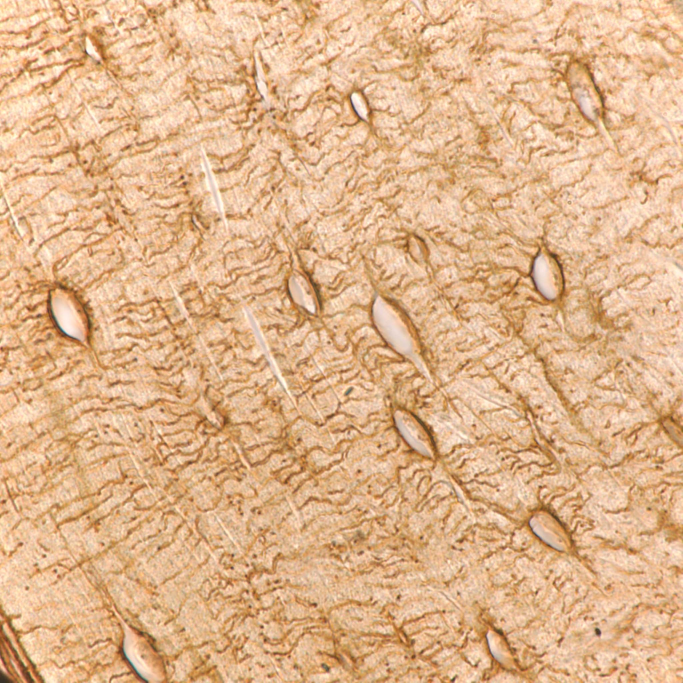
#> input picture final project/Silver Nitrate/JPEGs/MY9_silvernitrate_100x_1.jpg, 2048 x 2048 px, found by its file name (shown at 1/3 size)
$ jupyter execute Immunohisto.ipynb   (shell and % lines are left out)
#> lines starting #> are read from the running program, lines starting #| are printed output that depends on the picture
[cell 1]
import matplotlib.pyplot as plt

from skimage.io import imread
from skimage import data
from skimage.color import rgb2hed
from matplotlib.colors import LinearSegmentedColormap

# Create an artificial color close to the orginal one
cmap_hema = LinearSegmentedColormap.from_list('mycmap', ['white', 'navy'])
cmap_dab = LinearSegmentedColormap.from_list('mycmap', ['white',
                                             'saddlebrown'])
cmap_eosin = LinearSegmentedColormap.from_list('mycmap', ['darkviolet',
                                               'white'])

ihc_rgb = imread('/Users/Charlie/Desktop/Young Silver Nitrate/JPEGs/MY9_silvernitrate_100x_1.jpg')
#> ihc_rgb is the input picture: shape (2048, 2048, 3); mean R, G, B 224.4, 180.4, 139.4
ihc_hed = rgb2hed(ihc_rgb)
#> ihc_hed: shape (2048, 2048, 3) float64; mean of channels 0, 1, 2 0.000453, 0.000723, 0.0643

fig, axes = plt.subplots(2, 2, figsize=(7, 6), sharex=True, sharey=True,
                         subplot_kw={'adjustable': 'box-forced'})
ax = axes.ravel()

ax[0].imshow(ihc_rgb)
ax[0].set_title("Original image")

ax[1].imshow(ihc_hed[:, :, 0], cmap=cmap_hema)
ax[1].set_title("Hematoxylin")

ax[2].imshow(ihc_hed[:, :, 1], cmap=cmap_eosin)
ax[2].set_title("Eosin")

ax[3].imshow(ihc_hed[:, :, 2], cmap=cmap_dab)
ax[3].set_title("DAB")

for a in ax.ravel():
    a.axis('off')

fig.tight_layout()
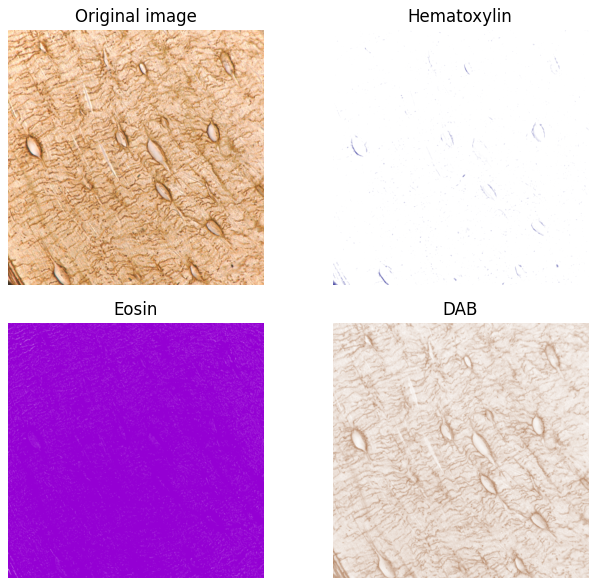
#> figure drawn by matplotlib, 4 panels

[cell 2]
import numpy as np

from skimage.exposure import rescale_intensity

# Rescale hematoxylin and DAB signals and give them a fluorescence look
h = rescale_intensity(ihc_hed[:, :, 0], out_range=(0, 1))
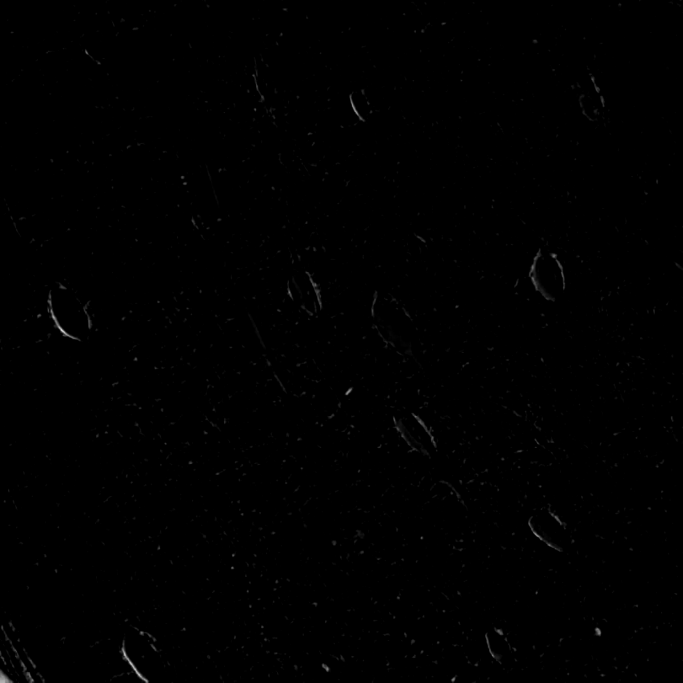
#> h: shape (2048, 2048) float64 (shown at 1/3 size); min 0, max 1, mean 0.00274
d = rescale_intensity(ihc_hed[:, :, 2], out_range=(0, 1))
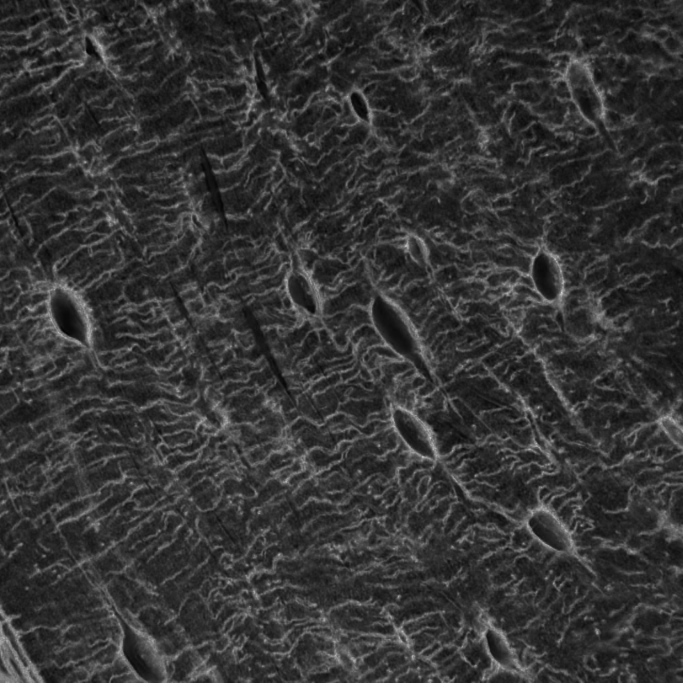
#> d: shape (2048, 2048) float64 (shown at 1/3 size); min 0, max 1, mean 0.21
zdh = np.dstack((np.zeros_like(h), d, h))
#> zdh: shape (2048, 2048, 3) float64; mean of channels 0, 1, 2 0, 0.21, 0.00274

fig = plt.figure()
axis = plt.subplot(1, 1, 1, sharex=ax[0], sharey=ax[0], adjustable='box-forced')
axis.imshow(zdh)
axis.set_title("Stain separated image (rescaled)")
axis.axis('off')
plt.show()

$ run again, with final project/Silver Nitrate/JPEGs/MY2_silvernitrate_100x_1.jpg copied over final project/Silver Nitrate/JPEGs/MY9_silvernitrate_100x_1.jpg
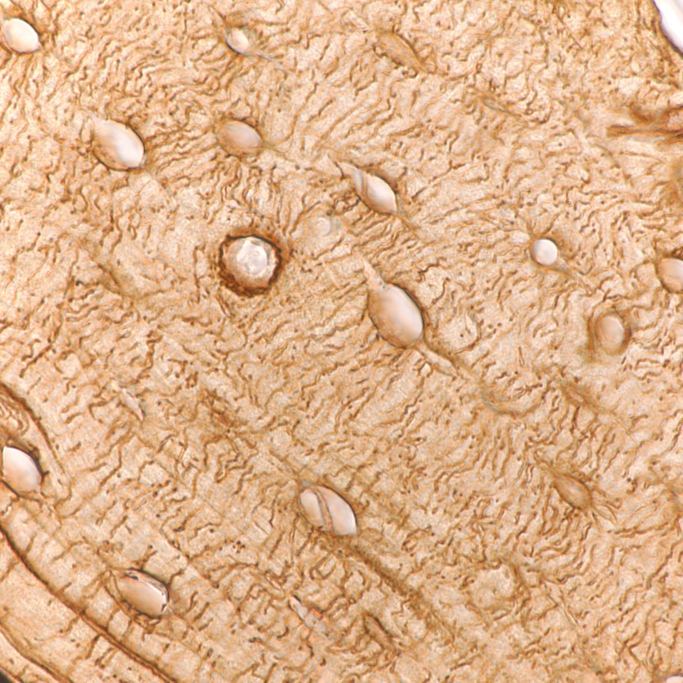
#> input picture final project/Silver Nitrate/JPEGs/MY2_silvernitrate_100x_1.jpg, 2048 x 2048 px, found by its file name (shown at 1/3 size)
#> ihc_rgb is the input picture: shape (2048, 2048, 3); mean R, G, B 222.3, 177.3, 138.6
#> ihc_hed: shape (2048, 2048, 3) float64; mean of channels 0, 1, 2 0.000445, 0.000839, 0.0649
#> `h = rescale_intensity(ihc_hed[:, :, 0], out_range=(0, 1))`:
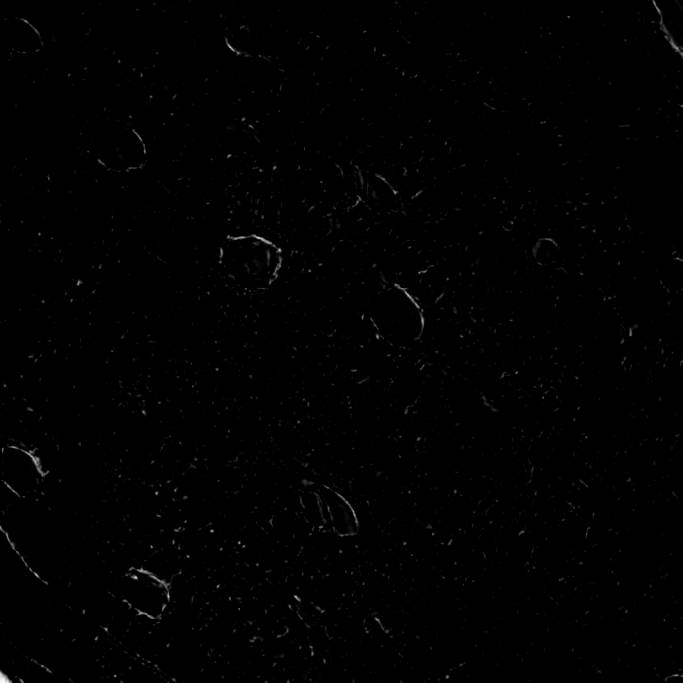
#> h: shape (2048, 2048) float64 (shown at 1/3 size); min 0, max 1, mean 0.00459
#> `d = rescale_intensity(ihc_hed[:, :, 2], out_range=(0, 1))`:
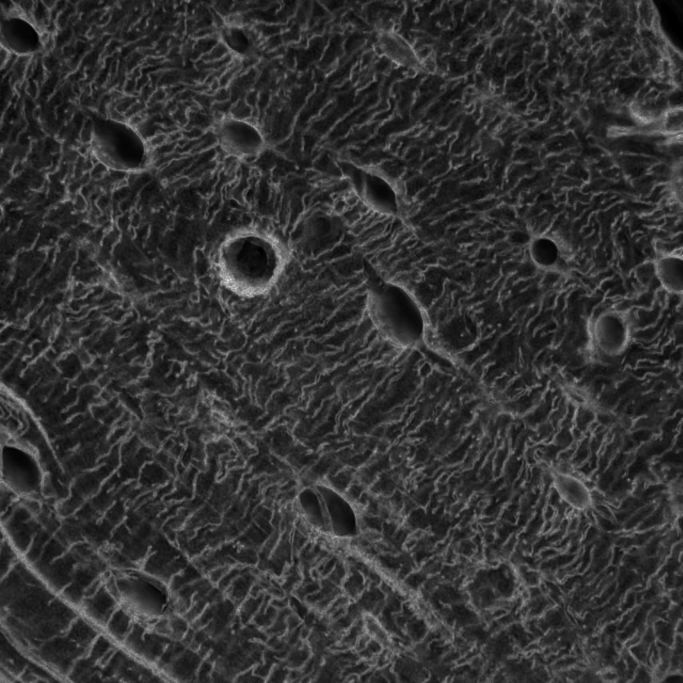
#> d: shape (2048, 2048) float64 (shown at 1/3 size); min 0, max 1, mean 0.204
#> zdh: shape (2048, 2048, 3) float64; mean of channels 0, 1, 2 0, 0.204, 0.00459

$ run again, with final project/Silver Nitrate/JPEGs/MY2_silvernitrate_100x_2.jpg copied over final project/Silver Nitrate/JPEGs/MY9_silvernitrate_100x_1.jpg
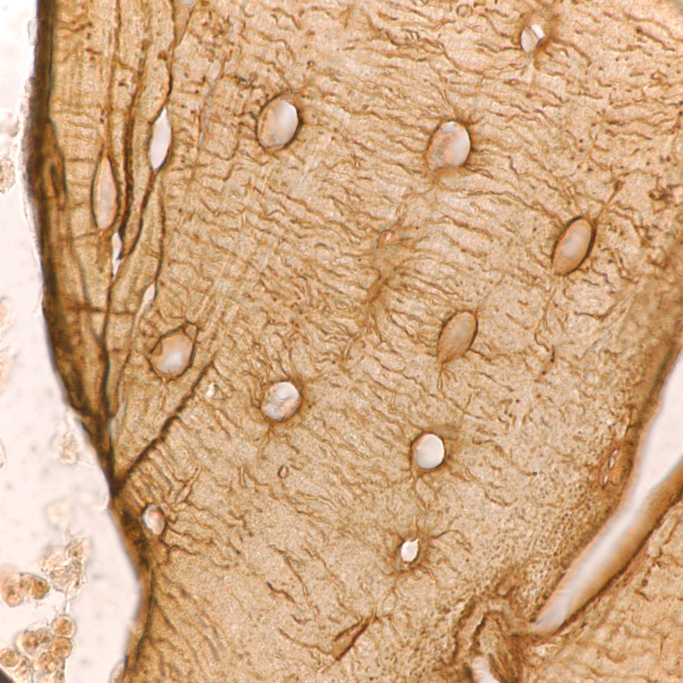
#> input picture final project/Silver Nitrate/JPEGs/MY2_silvernitrate_100x_2.jpg, 2048 x 2048 px, found by its file name (shown at 1/3 size)
#> ihc_rgb is the input picture: shape (2048, 2048, 3); mean R, G, B 208.1, 168.2, 131
#> ihc_hed: shape (2048, 2048, 3) float64; mean of channels 0, 1, 2 0.00183, 0.000368, 0.0715
#> `h = rescale_intensity(ihc_hed[:, :, 0], out_range=(0, 1))`:
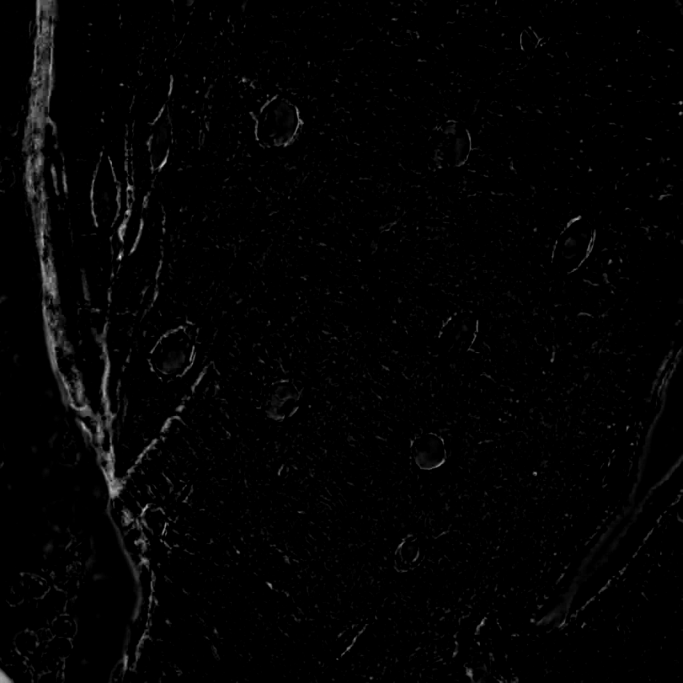
#> h: shape (2048, 2048) float64 (shown at 1/3 size); min 0, max 1, mean 0.0134
#> `d = rescale_intensity(ihc_hed[:, :, 2], out_range=(0, 1))`:
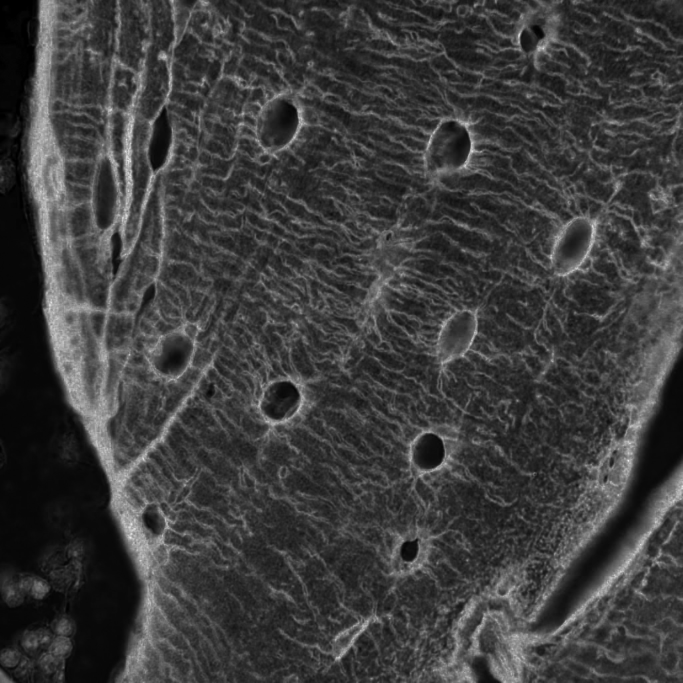
#> d: shape (2048, 2048) float64 (shown at 1/3 size); min 0, max 1, mean 0.242
#> zdh: shape (2048, 2048, 3) float64; mean of channels 0, 1, 2 0, 0.242, 0.0134

$ run again, with final project/Silver Nitrate/JPEGs/MY2_silvernitrate_100x_3.jpg copied over final project/Silver Nitrate/JPEGs/MY9_silvernitrate_100x_1.jpg
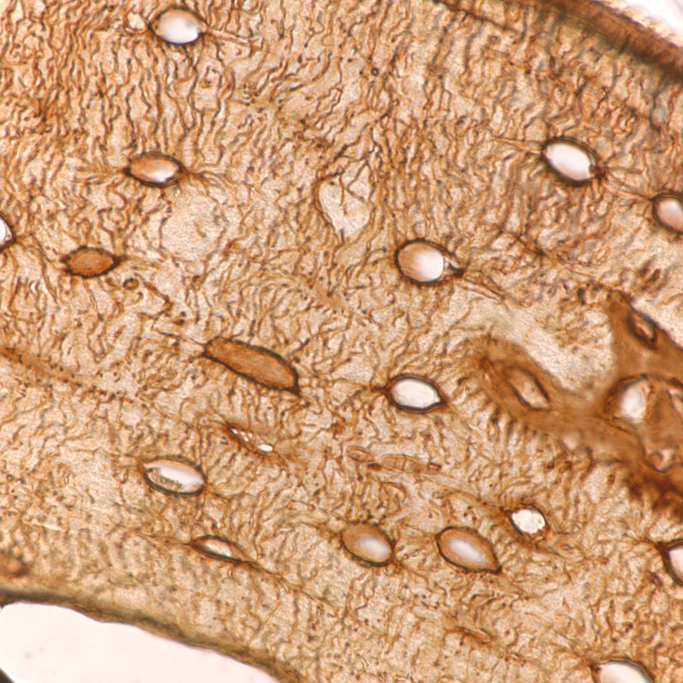
#> input picture final project/Silver Nitrate/JPEGs/MY2_silvernitrate_100x_3.jpg, 2048 x 2048 px, found by its file name (shown at 1/3 size)
#> ihc_rgb is the input picture: shape (2048, 2048, 3); mean R, G, B 205.2, 156.2, 117
#> ihc_hed: shape (2048, 2048, 3) float64; mean of channels 0, 1, 2 0.00194, 0.000667, 0.0846
#> `h = rescale_intensity(ihc_hed[:, :, 0], out_range=(0, 1))`:
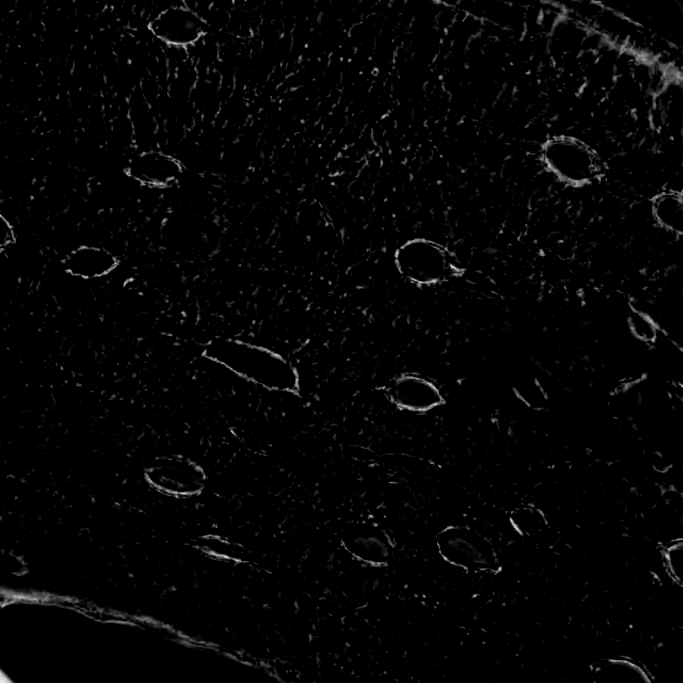
#> h: shape (2048, 2048) float64 (shown at 1/3 size); min 0, max 1, mean 0.0179
#> `d = rescale_intensity(ihc_hed[:, :, 2], out_range=(0, 1))`:
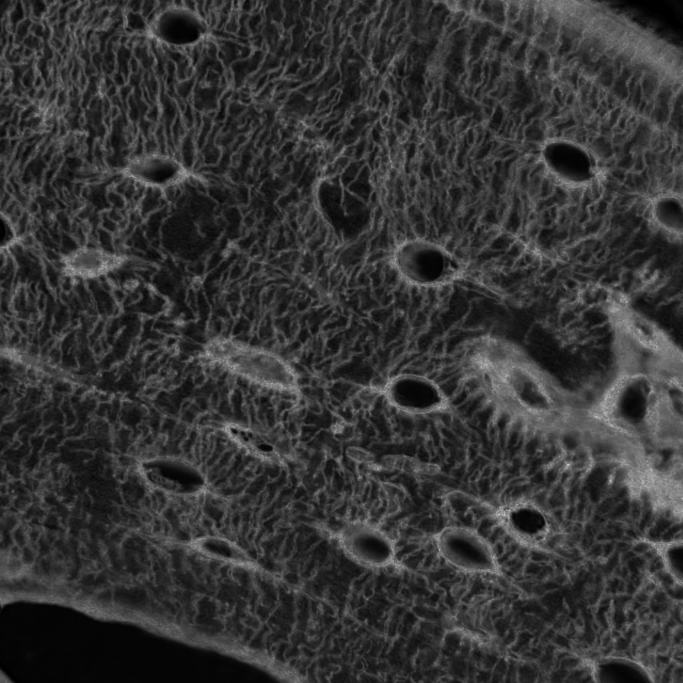
#> d: shape (2048, 2048) float64 (shown at 1/3 size); min 0, max 1, mean 0.21
#> zdh: shape (2048, 2048, 3) float64; mean of channels 0, 1, 2 0, 0.21, 0.0179
